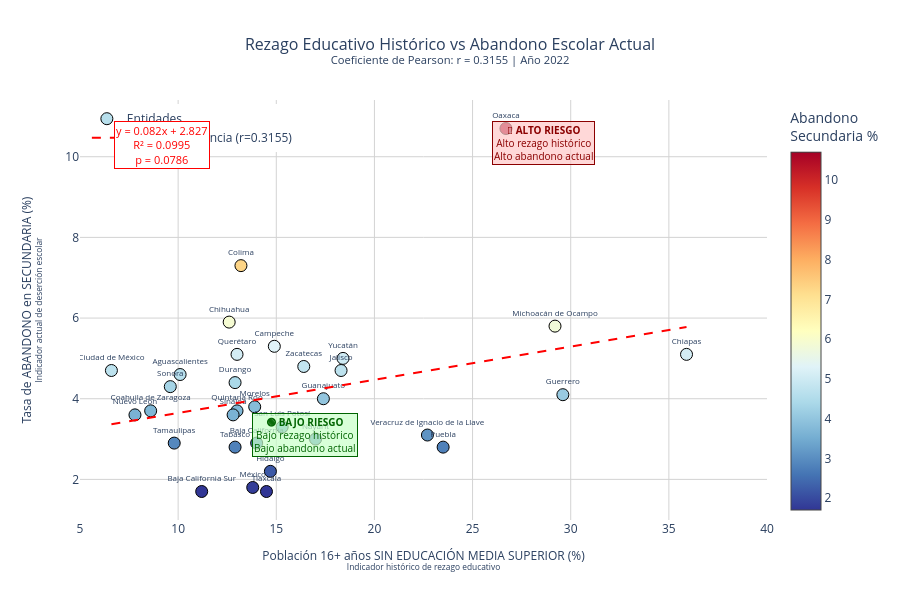

The cell this chart's notebook holds for it:
### Markdown cell above
## 📊 Visualización Principal: Rezago Histórico vs Abandono Actual

### Code cell
# Calcular línea de regresión
slope, intercept, r_value, p_value_reg, std_err = linregress(datos[var_x], datos[var_y])

# Crear valores para la línea de tendencia
x_line = np.linspace(datos[var_x].min(), datos[var_x].max(), 100)
y_line = slope * x_line + intercept

# Crear figura
fig = go.Figure()

# Agregar puntos de dispersión
fig.add_trace(go.Scatter(
    x=datos[var_x],
    y=datos[var_y],
    mode='markers+text',
    text=datos['estado'],
    textposition='top center',
    textfont=dict(size=8),
    marker=dict(
        size=12,
        color=datos[var_y],
        colorscale='RdYlBu_r',
        showscale=True,
        colorbar=dict(title='Abandono<br>Secundaria %'),
        line=dict(width=1, color='black')
    ),
    hovertemplate='<b>%{text}</b><br>' +
                  'Sin secundaria (histórico): %{x:.1f}%<br>' +
                  'Abandono secundaria: %{y:.1f}%<extra></extra>',
    name='Entidades'
))

# Agregar línea de tendencia
fig.add_trace(go.Scatter(
    x=x_line,
    y=y_line,
    mode='lines',
    line=dict(color='red', width=2, dash='dash'),
    name=f'Línea de tendencia (r={corr:.4f})'
))

# Configurar layout
fig.update_layout(
    title={
        'text': f'Rezago Educativo Histórico vs Abandono Escolar Actual<br><sup>Coeficiente de Pearson: r = {corr:.4f} | Año {ANIO}</sup>',
        'x': 0.5,
        'xanchor': 'center',
        'font': dict(size=16)
    },
    xaxis=dict(
        title=dict(
            text='Población 16+ años SIN EDUCACIÓN MEDIA SUPERIOR (%)<br><sup>Indicador histórico de rezago educativo</sup>',
            font=dict(size=12)
        ),
        gridcolor='lightgray',
        zeroline=False,
        range=[5, 40]
    ),
    yaxis=dict(
        title=dict(
            text='Tasa de ABANDONO en SECUNDARIA (%)<br><sup>Indicador actual de deserción escolar</sup>',
            font=dict(size=12)
        ),
        gridcolor='lightgray',
        zeroline=False
    ),
    template='plotly_white',
    showlegend=True,
    legend=dict(
        yanchor="top",
        y=0.99,
        xanchor="left",
        x=0.01
    ),
    height=600,
    width=900
)

# Agregar anotación con ecuación
fig.add_annotation(
    x=0.05,
    y=0.95,
    xref='paper',
    yref='paper',
    text=f'y = {slope:.3f}x + {intercept:.3f}<br>R² = {r_value**2:.4f}<br>p = {p_value:.4f}',
    showarrow=False,
    font=dict(size=11, color='red'),
    bgcolor='white',
    bordercolor='red',
    borderwidth=1
)

# Agregar cuadrantes explicativos
fig.add_annotation(
    x=0.75, y=0.95, xref='paper', yref='paper',
    text='<b>🔴 ALTO RIESGO</b><br>Alto rezago histórico<br>Alto abandono actual',
    showarrow=False, font=dict(size=10, color='darkred'),
    bgcolor='rgba(255,200,200,0.7)', bordercolor='darkred', borderwidth=1
)

fig.add_annotation(
    x=0.25, y=0.15, xref='paper', yref='paper',
    text='<b>🟢 BAJO RIESGO</b><br>Bajo rezago histórico<br>Bajo abandono actual',
    showarrow=False, font=dict(size=10, color='darkgreen'),
    bgcolor='rgba(200,255,200,0.7)', bordercolor='darkgreen', borderwidth=1
)

fig.show()

### Figure 1 — Plotly figure (JSON) as saved in the notebook; plotly's stock layout.template omitted (floating-point values rounded to 4 significant figures)
{"data": [{"hovertemplate": "<b>%{text}</b><br>Sin secundaria (histórico): %{x:.1f}%<br>Abandono secundaria: %{y:.1f}%<extra></extra>", "marker": {"color": [4.6, 2.9, 1.7, 5.3, 5.1, 5.9, 4.7, 3.7, 7.3, 4.4, 4.0, 4.1, 2.2, 4.7, 5.8, 3.8, 1.8, 3.0, 3.6, 10.7, 2.8, 5.1, 3.7, 3.3, 3.6, 4.3, 2.8, 2.9, 1.7, 3.1, 5.0, 4.8], "colorbar": {"title": {"text": "Abandono<br>Secundaria %"}}, "colorscale": [[0, "rgb(49,54,149)"], [0.1, "rgb(69,117,180)"], [0.2, "rgb(116,173,209)"], [0.3, "rgb(171,217,233)"], [0.4, "rgb(224,243,248)"], [0.5, "rgb(255,255,191)"], [0.6, "rgb(254,224,144)"], [0.7, "rgb(253,174,97)"], [0.8, "rgb(244,109,67)"], [0.9, "rgb(215,48,39)"], [1, "rgb(165,0,38)"]], "line": {"color": "black", "width": 1}, "showscale": true, "size": 12}, "mode": "markers+text", "name": "Entidades", "text": ["Aguascalientes", "Baja California", "Baja California Sur", "Campeche", "Chiapas", "Chihuahua", "Ciudad de México", "Coahuila de Zaragoza", "Colima", "Durango", "Guanajuato", "Guerrero", "Hidalgo", "Jalisco", "Michoacán de Ocampo", "Morelos", "México", "Nayarit", "Nuevo León", "Oaxaca", "Puebla", "Querétaro", "Quintana Roo", "San Luis Potosí", "Sinaloa", "Sonora", "Tabasco", "Tamaulipas", "Tlaxcala", "Veracruz de Ignacio de la Llave", "Yucatán", "Zacatecas"], "textfont": {"size": 8}, "textposition": "top center", "type": "scatter", "x": [10.1, 14.0, 11.2, 14.9, 35.9, 12.6, 6.6, 8.6, 13.2, 12.9, 17.4, 29.6, 14.7, 18.3, 29.2, 13.9, 13.8, 17.0, 7.8, 26.7, 23.5, 13.0, 13.0, 15.3, 12.8, 9.6, 12.9, 9.8, 14.5, 22.7, 18.4, 16.4], "y": [4.6, 2.9, 1.7, 5.3, 5.1, 5.9, 4.7, 3.7, 7.3, 4.4, 4.0, 4.1, 2.2, 4.7, 5.8, 3.8, 1.8, 3.0, 3.6, 10.7, 2.8, 5.1, 3.7, 3.3, 3.6, 4.3, 2.8, 2.9, 1.7, 3.1, 5.0, 4.8]}, {"line": {"color": "red", "dash": "dash", "width": 2}, "mode": "lines", "name": "Línea de tendencia (r=0.3155)", "type": "scatter", "x": [6.6, 6.896, 7.192, 7.488, 7.784, 8.08, 8.376, 8.672, 8.968, 9.264, 9.56, 9.856, 10.15, 10.45, 10.74, 11.04, 11.34, 11.63, 11.93, 12.22, 12.52, 12.82, 13.11, 13.41, 13.7, 14.0, 14.29, 14.59, 14.89, 15.18, 15.48, 15.77, 16.07, 16.37, 16.66, 16.96, 17.25, 17.55, 17.85, 18.14, 18.44, 18.73, 19.03, 19.33, 19.62, 19.92, 20.21, 20.51, 20.81, 21.1, 21.4, 21.69, 21.99, 22.29, 22.58, 22.88, 23.17, 23.47, 23.77, 24.06, 24.36, 24.65, 24.95, 25.25, 25.54, 25.84, 26.13, 26.43, 26.73, 27.02, 27.32, 27.61, 27.91, 28.21, 28.5, 28.8, 29.09, 29.39, 29.68, 29.98, 30.28, 30.57, 30.87, 31.16, 31.46, 31.76, 32.05, 32.35, 32.64, 32.94, 33.24, 33.53, 33.83, 34.12, 34.42, 34.72, 35.01, 35.31, 35.6, 35.9], "y": [3.37, 3.394, 3.418, 3.443, 3.467, 3.491, 3.515, 3.54, 3.564, 3.588, 3.613, 3.637, 3.661, 3.686, 3.71, 3.734, 3.759, 3.783, 3.807, 3.832, 3.856, 3.88, 3.905, 3.929, 3.953, 3.977, 4.002, 4.026, 4.05, 4.075, 4.099, 4.123, 4.148, 4.172, 4.196, 4.221, 4.245, 4.269, 4.294, 4.318, 4.342, 4.367, 4.391, 4.415, 4.439, 4.464, 4.488, 4.512, 4.537, 4.561, 4.585, 4.61, 4.634, 4.658, 4.683, 4.707, 4.731, 4.756, 4.78, 4.804, 4.829, 4.853, 4.877, 4.901, 4.926, 4.95, 4.974, 4.999, 5.023, 5.047, 5.072, 5.096, 5.12, 5.145, 5.169, 5.193, 5.218, 5.242, 5.266, 5.291, 5.315, 5.339, 5.363, 5.388, 5.412, 5.436, 5.461, 5.485, 5.509, 5.534, 5.558, 5.582, 5.607, 5.631, 5.655, 5.68, 5.704, 5.728, 5.753, 5.777]}], "layout": {"annotations": [{"bgcolor": "white", "bordercolor": "red", "borderwidth": 1, "font": {"color": "red", "size": 11}, "showarrow": false, "text": "y = 0.082x + 2.827<br>R² = 0.0995<br>p = 0.0786", "x": 0.05, "xref": "paper", "y": 0.95, "yref": "paper"}, {"bgcolor": "rgba(255,200,200,0.7)", "bordercolor": "darkred", "borderwidth": 1, "font": {"color": "darkred", "size": 10}, "showarrow": false, "text": "<b>🔴 ALTO RIESGO</b><br>Alto rezago histórico<br>Alto abandono actual", "x": 0.75, "xref": "paper", "y": 0.95, "yref": "paper"}, {"bgcolor": "rgba(200,255,200,0.7)", "bordercolor": "darkgreen", "borderwidth": 1, "font": {"color": "darkgreen", "size": 10}, "showarrow": false, "text": "<b>🟢 BAJO RIESGO</b><br>Bajo rezago histórico<br>Bajo abandono actual", "x": 0.25, "xref": "paper", "y": 0.15, "yref": "paper"}], "height": 600, "legend": {"x": 0.01, "xanchor": "left", "y": 0.99, "yanchor": "top"}, "showlegend": true, "title": {"font": {"size": 16}, "text": "Rezago Educativo Histórico vs Abandono Escolar Actual<br><sup>Coeficiente de Pearson: r = 0.3155 | Año 2022</sup>", "x": 0.5, "xanchor": "center"}, "width": 900, "xaxis": {"gridcolor": "lightgray", "range": [5, 40], "title": {"font": {"size": 12}, "text": "Población 16+ años SIN EDUCACIÓN MEDIA SUPERIOR (%)<br><sup>Indicador histórico de rezago educativo</sup>"}, "zeroline": false}, "yaxis": {"gridcolor": "lightgray", "title": {"font": {"size": 12}, "text": "Tasa de ABANDONO en SECUNDARIA (%)<br><sup>Indicador actual de deserción escolar</sup>"}, "zeroline": false}}}
